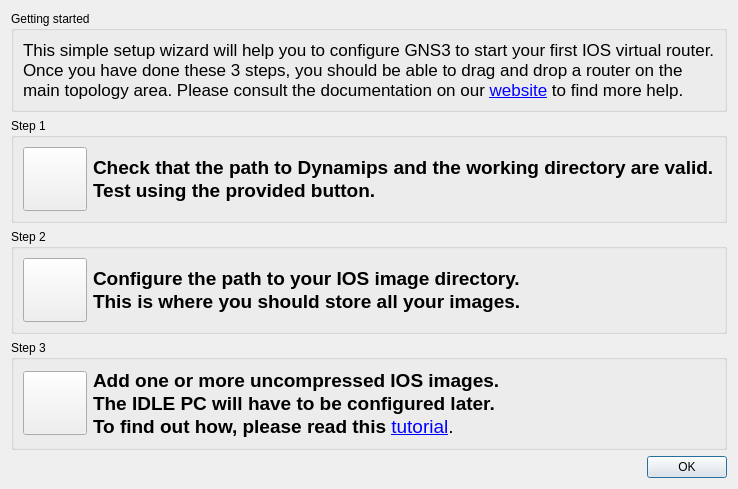
<?xml version="1.0" encoding="UTF-8"?>
<ui version="4.0">
 <class>Wizard</class>
 <widget class="QDialog" name="Wizard">
  <property name="geometry">
   <rect>
    <x>0</x>
    <y>0</y>
    <width>642</width>
    <height>445</height>
   </rect>
  </property>
  <property name="windowTitle">
   <string>Setup Wizard</string>
  </property>
  <property name="windowIcon">
   <iconset resource="../../../../gns3-artwork/svg_resources.qrc">
    <normaloff>:/images/logo_icon.png</normaloff>:/images/logo_icon.png</iconset>
  </property>
  <layout class="QGridLayout" name="gridLayout">
   <item row="1" column="0">
    <widget class="QGroupBox" name="groupBox">
     <property name="title">
      <string>Step 1</string>
     </property>
     <layout class="QHBoxLayout" name="horizontalLayout">
      <item>
       <widget class="QPushButton" name="pushButton_Step1">
        <property name="sizePolicy">
         <sizepolicy hsizetype="Fixed" vsizetype="Fixed">
          <horstretch>64</horstretch>
          <verstretch>64</verstretch>
         </sizepolicy>
        </property>
        <property name="minimumSize">
         <size>
          <width>64</width>
          <height>64</height>
         </size>
        </property>
        <property name="text">
         <string/>
        </property>
        <property name="icon">
         <iconset resource="../../../../gns3-artwork/svg_resources.qrc">
          <normaloff>:/icons/step1.svg</normaloff>:/icons/step1.svg</iconset>
        </property>
        <property name="iconSize">
         <size>
          <width>32</width>
          <height>32</height>
         </size>
        </property>
       </widget>
      </item>
      <item>
       <widget class="QLabel" name="label">
        <property name="text">
         <string>&lt;!DOCTYPE HTML PUBLIC &quot;-//W3C//DTD HTML 4.0//EN&quot; &quot;http://www.w3.org/TR/REC-html40/strict.dtd&quot;&gt;
&lt;html&gt;&lt;head&gt;&lt;meta name=&quot;qrichtext&quot; content=&quot;1&quot; /&gt;&lt;style type=&quot;text/css&quot;&gt;
p, li { white-space: pre-wrap; }
&lt;/style&gt;&lt;/head&gt;&lt;body style=&quot; font-family:'Lucida Grande'; font-size:13pt; font-weight:400; font-style:normal;&quot;&gt;
&lt;p align=&quot;justify&quot; style=&quot; margin-top:0px; margin-bottom:0px; margin-left:0px; margin-right:0px; -qt-block-indent:0; text-indent:0px;&quot;&gt;&lt;span style=&quot; font-family:'Sans Serif'; font-size:14pt; font-weight:600;&quot;&gt;Check that the path to Dynamips and the working directory are valid.&lt;/span&gt;&lt;/p&gt;
&lt;p align=&quot;justify&quot; style=&quot; margin-top:0px; margin-bottom:0px; margin-left:0px; margin-right:0px; -qt-block-indent:0; text-indent:0px;&quot;&gt;&lt;span style=&quot; font-family:'Sans Serif'; font-size:14pt; font-weight:600;&quot;&gt;Test using the provided button.&lt;/span&gt;&lt;/p&gt;&lt;/body&gt;&lt;/html&gt;</string>
        </property>
       </widget>
      </item>
      <item>
       <spacer>
        <property name="orientation">
         <enum>Qt::Horizontal</enum>
        </property>
        <property name="sizeHint" stdset="0">
         <size>
          <width>21</width>
          <height>20</height>
         </size>
        </property>
       </spacer>
      </item>
     </layout>
    </widget>
   </item>
   <item row="2" column="0">
    <widget class="QGroupBox" name="groupBox_2">
     <property name="title">
      <string>Step 2</string>
     </property>
     <layout class="QHBoxLayout" name="horizontalLayout_2">
      <item>
       <widget class="QPushButton" name="pushButton_Step2">
        <property name="sizePolicy">
         <sizepolicy hsizetype="Fixed" vsizetype="Fixed">
          <horstretch>64</horstretch>
          <verstretch>64</verstretch>
         </sizepolicy>
        </property>
        <property name="minimumSize">
         <size>
          <width>64</width>
          <height>64</height>
         </size>
        </property>
        <property name="text">
         <string/>
        </property>
        <property name="icon">
         <iconset resource="../../../../gns3-artwork/svg_resources.qrc">
          <normaloff>:/icons/step2.svg</normaloff>:/icons/step2.svg</iconset>
        </property>
        <property name="iconSize">
         <size>
          <width>32</width>
          <height>32</height>
         </size>
        </property>
       </widget>
      </item>
      <item>
       <widget class="QLabel" name="label_3">
        <property name="text">
         <string>&lt;!DOCTYPE HTML PUBLIC &quot;-//W3C//DTD HTML 4.0//EN&quot; &quot;http://www.w3.org/TR/REC-html40/strict.dtd&quot;&gt;
&lt;html&gt;&lt;head&gt;&lt;meta name=&quot;qrichtext&quot; content=&quot;1&quot; /&gt;&lt;style type=&quot;text/css&quot;&gt;
p, li { white-space: pre-wrap; }
&lt;/style&gt;&lt;/head&gt;&lt;body style=&quot; font-family:'Lucida Grande'; font-size:13pt; font-weight:400; font-style:normal;&quot;&gt;
&lt;p align=&quot;justify&quot; style=&quot; margin-top:0px; margin-bottom:0px; margin-left:0px; margin-right:0px; -qt-block-indent:0; text-indent:0px;&quot;&gt;&lt;span style=&quot; font-family:'Sans Serif'; font-size:14pt; font-weight:600;&quot;&gt;Configure the path to your IOS image directory. &lt;/span&gt;&lt;/p&gt;
&lt;p align=&quot;justify&quot; style=&quot; margin-top:0px; margin-bottom:0px; margin-left:0px; margin-right:0px; -qt-block-indent:0; text-indent:0px;&quot;&gt;&lt;span style=&quot; font-family:'Sans Serif'; font-size:14pt; font-weight:600;&quot;&gt;This is where you should store all your images.&lt;/span&gt;&lt;/p&gt;&lt;/body&gt;&lt;/html&gt;</string>
        </property>
       </widget>
      </item>
      <item>
       <spacer>
        <property name="orientation">
         <enum>Qt::Horizontal</enum>
        </property>
        <property name="sizeHint" stdset="0">
         <size>
          <width>16</width>
          <height>20</height>
         </size>
        </property>
       </spacer>
      </item>
     </layout>
    </widget>
   </item>
   <item row="3" column="0">
    <widget class="QGroupBox" name="groupBox_3">
     <property name="title">
      <string>Step 3</string>
     </property>
     <layout class="QHBoxLayout" name="horizontalLayout_3">
      <item>
       <widget class="QPushButton" name="pushButton_Step3">
        <property name="sizePolicy">
         <sizepolicy hsizetype="Fixed" vsizetype="Fixed">
          <horstretch>64</horstretch>
          <verstretch>64</verstretch>
         </sizepolicy>
        </property>
        <property name="minimumSize">
         <size>
          <width>64</width>
          <height>64</height>
         </size>
        </property>
        <property name="text">
         <string/>
        </property>
        <property name="icon">
         <iconset resource="../../../../gns3-artwork/svg_resources.qrc">
          <normaloff>:/icons/step3.svg</normaloff>:/icons/step3.svg</iconset>
        </property>
        <property name="iconSize">
         <size>
          <width>32</width>
          <height>32</height>
         </size>
        </property>
       </widget>
      </item>
      <item>
       <widget class="QLabel" name="label_4">
        <property name="text">
         <string>&lt;!DOCTYPE HTML PUBLIC &quot;-//W3C//DTD HTML 4.0//EN&quot; &quot;http://www.w3.org/TR/REC-html40/strict.dtd&quot;&gt;
&lt;html&gt;&lt;head&gt;&lt;meta name=&quot;qrichtext&quot; content=&quot;1&quot; /&gt;&lt;style type=&quot;text/css&quot;&gt;
p, li { white-space: pre-wrap; }
&lt;/style&gt;&lt;/head&gt;&lt;body style=&quot; font-family:'Lucida Grande'; font-size:13pt; font-weight:400; font-style:normal;&quot;&gt;
&lt;p align=&quot;justify&quot; style=&quot; margin-top:0px; margin-bottom:0px; margin-left:0px; margin-right:0px; -qt-block-indent:0; text-indent:0px;&quot;&gt;&lt;span style=&quot; font-family:'Sans Serif'; font-size:14pt; font-weight:600;&quot;&gt;Add one or more uncompressed IOS images.&lt;/span&gt;&lt;/p&gt;
&lt;p align=&quot;justify&quot; style=&quot; margin-top:0px; margin-bottom:0px; margin-left:0px; margin-right:0px; -qt-block-indent:0; text-indent:0px;&quot;&gt;&lt;span style=&quot; font-family:'Sans Serif'; font-size:14pt; font-weight:600;&quot;&gt;The IDLE PC will have to be configured later.&lt;/span&gt;&lt;/p&gt;
&lt;p align=&quot;justify&quot; style=&quot; margin-top:0px; margin-bottom:0px; margin-left:0px; margin-right:0px; -qt-block-indent:0; text-indent:0px;&quot;&gt;&lt;span style=&quot; font-family:'Sans Serif'; font-size:14pt; font-weight:600;&quot;&gt;To find out how, please read this &lt;/span&gt;&lt;a href=&quot;http://www.gns3.net/gns3-simplest-topology&quot;&gt;&lt;span style=&quot; font-size:14pt; text-decoration: underline; color:#0000ff;&quot;&gt;tutorial&lt;/span&gt;&lt;/a&gt;&lt;span style=&quot; font-family:'Sans Serif'; font-size:14pt;&quot;&gt;.&lt;/span&gt;&lt;/p&gt;&lt;/body&gt;&lt;/html&gt;</string>
        </property>
        <property name="openExternalLinks">
         <bool>true</bool>
        </property>
       </widget>
      </item>
      <item>
       <spacer>
        <property name="orientation">
         <enum>Qt::Horizontal</enum>
        </property>
        <property name="sizeHint" stdset="0">
         <size>
          <width>16</width>
          <height>20</height>
         </size>
        </property>
       </spacer>
      </item>
     </layout>
    </widget>
   </item>
   <item row="4" column="0">
    <widget class="QDialogButtonBox" name="buttonBox">
     <property name="orientation">
      <enum>Qt::Horizontal</enum>
     </property>
     <property name="standardButtons">
      <set>QDialogButtonBox::Ok</set>
     </property>
    </widget>
   </item>
   <item row="0" column="0">
    <widget class="QGroupBox" name="groupBox_4">
     <property name="title">
      <string>Getting started</string>
     </property>
     <layout class="QHBoxLayout" name="horizontalLayout_4">
      <item>
       <widget class="QLabel" name="label_2">
        <property name="text">
         <string>&lt;!DOCTYPE HTML PUBLIC &quot;-//W3C//DTD HTML 4.0//EN&quot; &quot;http://www.w3.org/TR/REC-html40/strict.dtd&quot;&gt;
&lt;html&gt;&lt;head&gt;&lt;meta name=&quot;qrichtext&quot; content=&quot;1&quot; /&gt;&lt;style type=&quot;text/css&quot;&gt;
p, li { white-space: pre-wrap; }
&lt;/style&gt;&lt;/head&gt;&lt;body style=&quot; font-family:'Lucida Grande'; font-size:13pt; font-weight:400; font-style:normal;&quot;&gt;
&lt;p style=&quot; margin-top:0px; margin-bottom:0px; margin-left:0px; margin-right:0px; -qt-block-indent:0; text-indent:0px;&quot;&gt;This simple setup wizard will help you to configure GNS3 to start your first IOS virtual router.&lt;/p&gt;
&lt;p style=&quot; margin-top:0px; margin-bottom:0px; margin-left:0px; margin-right:0px; -qt-block-indent:0; text-indent:0px;&quot;&gt;Once you have done these 3 steps, you should be able to drag and drop a router on the &lt;/p&gt;
&lt;p style=&quot; margin-top:0px; margin-bottom:0px; margin-left:0px; margin-right:0px; -qt-block-indent:0; text-indent:0px;&quot;&gt;main topology area. Please consult the documentation on our &lt;a href=&quot;http://www.gns3.net/documentation&quot;&gt;&lt;span style=&quot; text-decoration: underline; color:#0000ff;&quot;&gt;website&lt;/span&gt;&lt;/a&gt; to find more help.&lt;/p&gt;&lt;/body&gt;&lt;/html&gt;</string>
        </property>
        <property name="openExternalLinks">
         <bool>true</bool>
        </property>
       </widget>
      </item>
     </layout>
    </widget>
   </item>
  </layout>
 </widget>
 <tabstops>
  <tabstop>buttonBox</tabstop>
 </tabstops>
 <resources>
  <include location="../../../../gns3-artwork/svg_resources.qrc"/>
 </resources>
 <connections>
  <connection>
   <sender>buttonBox</sender>
   <signal>accepted()</signal>
   <receiver>Wizard</receiver>
   <slot>accept()</slot>
   <hints>
    <hint type="sourcelabel">
     <x>248</x>
     <y>254</y>
    </hint>
    <hint type="destinationlabel">
     <x>157</x>
     <y>274</y>
    </hint>
   </hints>
  </connection>
  <connection>
   <sender>buttonBox</sender>
   <signal>rejected()</signal>
   <receiver>Wizard</receiver>
   <slot>reject()</slot>
   <hints>
    <hint type="sourcelabel">
     <x>316</x>
     <y>260</y>
    </hint>
    <hint type="destinationlabel">
     <x>286</x>
     <y>274</y>
    </hint>
   </hints>
  </connection>
 </connections>
</ui>
